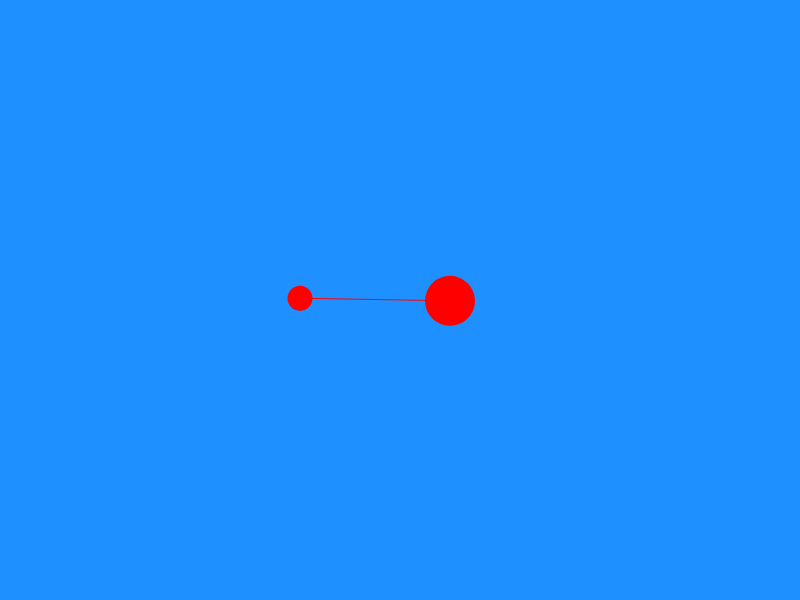
Frame 1 (no input)
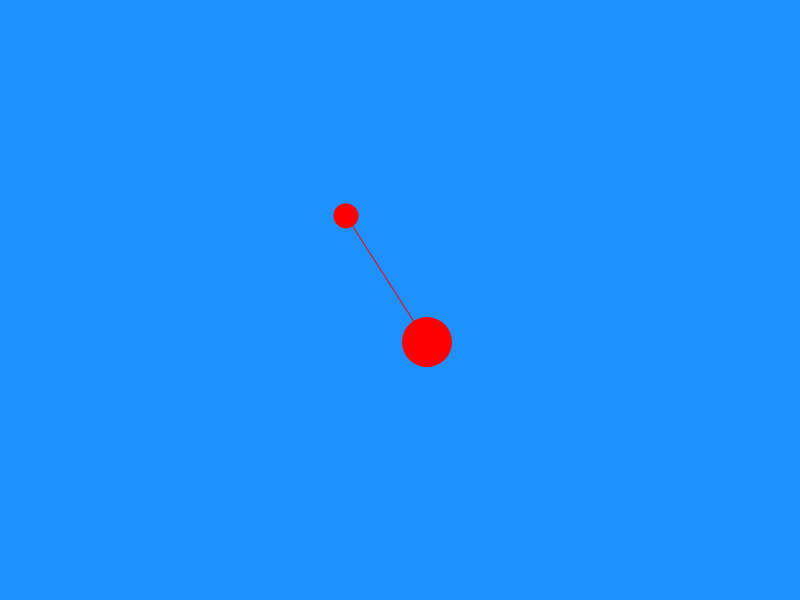
Frame 60 (no input)
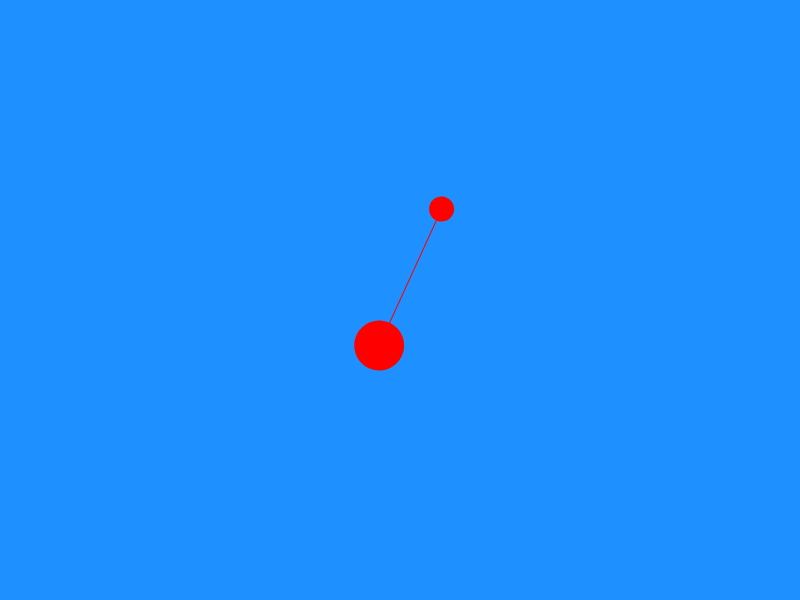
Frame 120 (the mouse pressed at the canvas centre since frame 60)

The p5.js sketch that drew these frames (run headless with seeded random() and noise() and a simulated clock; from frame 60 on, the mouse is pressed at the canvas centre):

// p5.js sketch
// ── sketch.js
function setup() {
  createCanvas(800, 600);
  background('DodgerBlue');
  rectMode(CENTER);
}

function draw() {
  background('DodgerBlue');

  push();//为了不对其他元素产生影响
    translate(width/2,height/2);
    rotate(frameCount / 60);

    fill('red');
    noStroke();
    circle(50,0,50);
    circle(-100,0,25);
    stroke('red');
    line(50,0,-100,0);
  pop();

  // circle(0,0,100);
}
